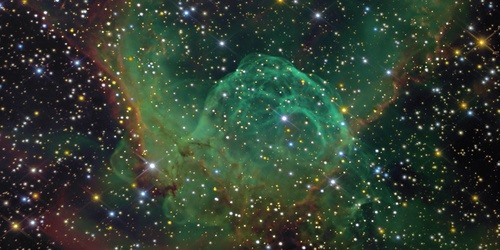
#> input picture Bài Tập/input1.jpg, 500 x 250 px
$ python gamma.py
#> lines starting #> are read from the running program, lines starting #| are printed output that depends on the picture
import cv2
import numpy as np
image1 = cv2.imread('input1.jpg')
#> image1 is the input picture: shape (250, 500, 3); mean B, G, R 49.4, 62.5, 48.9

gamma=2
image2 = np.power(image1,gamma)
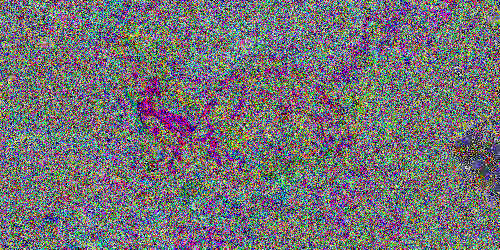
#> image2: shape (250, 500, 3); mean B, G, R 117.6, 114.1, 115.3

gamma=3
image3 = np.power(image1,gamma)
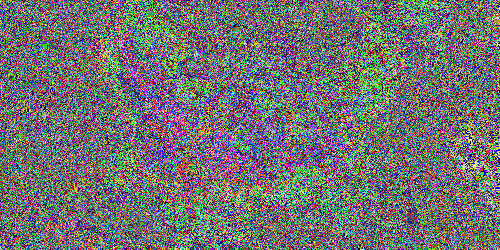
#> image3: shape (250, 500, 3); mean B, G, R 113.7, 113.1, 113.3

gamma=4
image4 = np.power(image1,gamma)
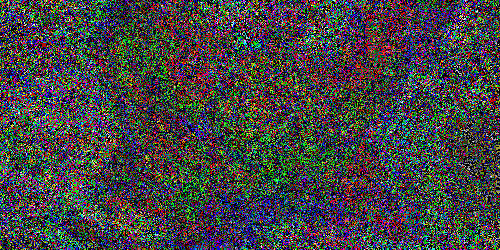
#> image4: shape (250, 500, 3); mean B, G, R 69.4, 68.2, 68.6


cv2.imshow('nhomTTT',image1)
cv2.imshow('gamma2',image2)
cv2.imshow('gamma3',image3)
cv2.imshow('gamma4',image4)

# De-allocate any associated memory usage
if cv2.waitKey(0) & 0xff == 27:
#> (key Esc is pressed here)
    cv2.destroyAllWindows()

$ run again, with Bài Tập/anh1.jpg copied over Bài Tập/input1.jpg
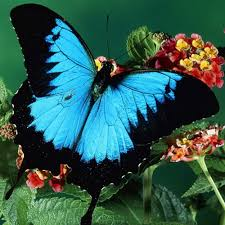
#> input picture Bài Tập/anh1.jpg, 225 x 225 px
#> image1 is the input picture: shape (225, 225, 3); mean B, G, R 77.8, 87.7, 47.1
#> `image3 = np.power(image1,gamma)`:
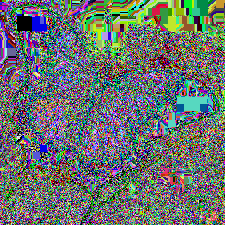
#> image3: shape (225, 225, 3); mean B, G, R 110.6, 113.2, 106.1
#> `image4 = np.power(image1,gamma)`:
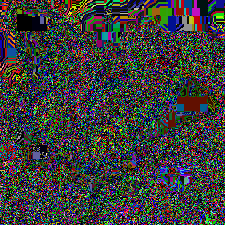
#> image4: shape (225, 225, 3); mean B, G, R 60, 61.2, 60.3
